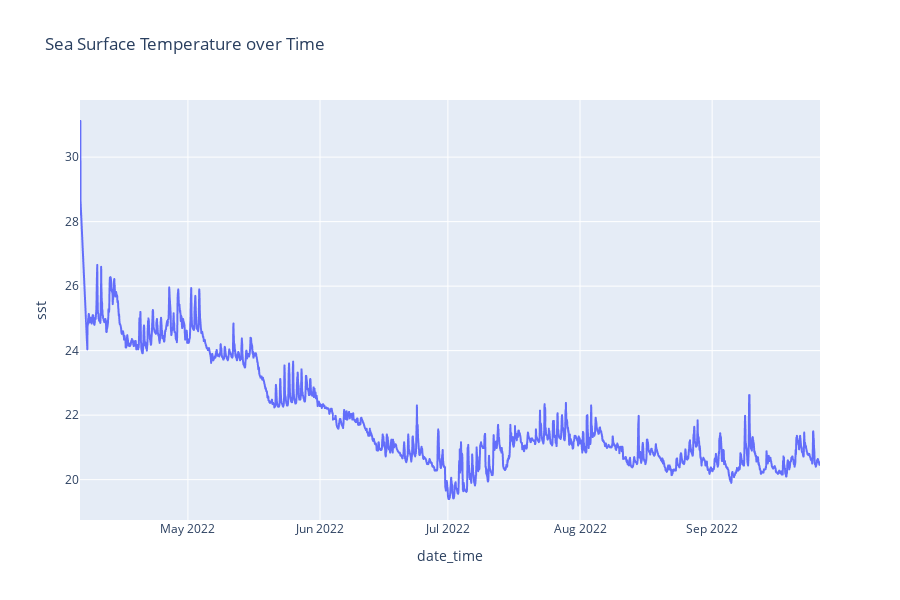

Write notebook code for a chart like this one.
### Code cell
fig_2 = px.line(
    data_frame=df_temp_plot,
    y='sst',
    title="Sea Surface Temperature over Time",
    width=900,
    height=600
)

fig_2.show()

### Figure 1 — Plotly figure (JSON) as saved in the notebook; plotly's stock layout.template omitted (floating-point values rounded to 4 significant figures; data arrays with more than 128 entries replaced by an {"elided": "..."} marker saying what was removed)
{"data": [{"hovertemplate": "date_time=%{x}<br>sst=%{y}<extra></extra>", "legendgroup": "", "line": {"color": "#636efa", "dash": "solid"}, "marker": {"symbol": "circle"}, "mode": "lines", "name": "", "showlegend": false, "type": "scattergl", "x": {"elided": "4116 str values"}, "xaxis": "x", "y": {"elided": "4116 float values"}, "yaxis": "y"}], "layout": {"height": 600, "legend": {"tracegroupgap": 0}, "title": {"text": "Sea Surface Temperature over Time"}, "width": 900, "xaxis": {"anchor": "y", "domain": [0, 1], "title": {"text": "date_time"}}, "yaxis": {"anchor": "x", "domain": [0, 1], "title": {"text": "sst"}}}}
